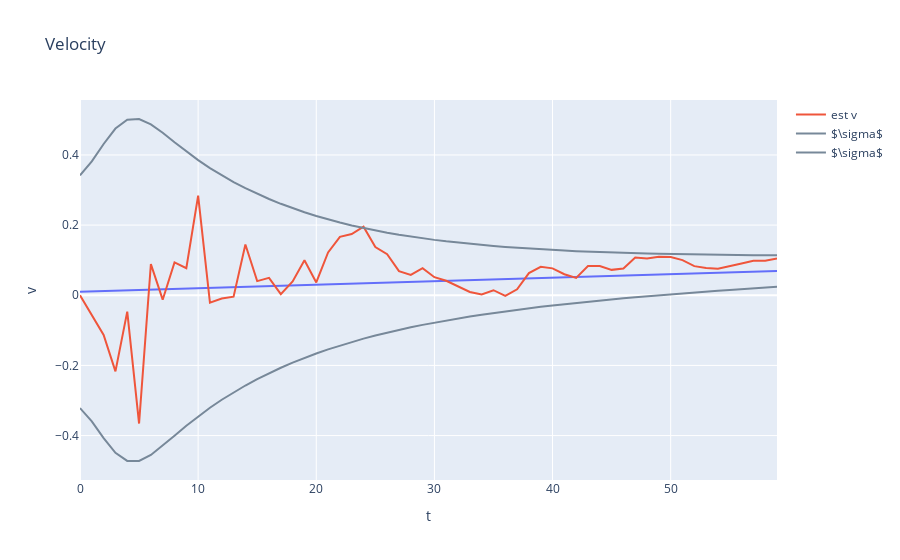

The code cell stored with this chart in its notebook:
### Markdown cell above
# The Kalman Filter Can Estimate the Unobserved States

Because of the correlation between the state variables modeled in the state transition matrix $F$, the Kalman filter is able to estimate the states that are not directly observed.

* Similar to the observed position the predicted covariance should bound the error at least 68% of the time
* When "truth" is available for these states this is a powerful way to evaluate the Kalman Filter's performance for the inferred states.

### Code cell
fig = px.line(df, x='t',y = 'v', title='Velocity')
fig.add_trace(go.Scatter(name='est v', x=dfe['t'], y=dfe['vp']))

fig.add_trace(go.Scatter(name='$\sigma$', x=dfe['t'], y= v + dfe['Pv'], marker = dict( color = 'LightSlateGrey')))
fig.add_trace(go.Scatter(name='$\sigma$', x=dfe['t'], y= v - dfe['Pv'], marker = dict( color = 'LightSlateGrey')))
fig.show()
